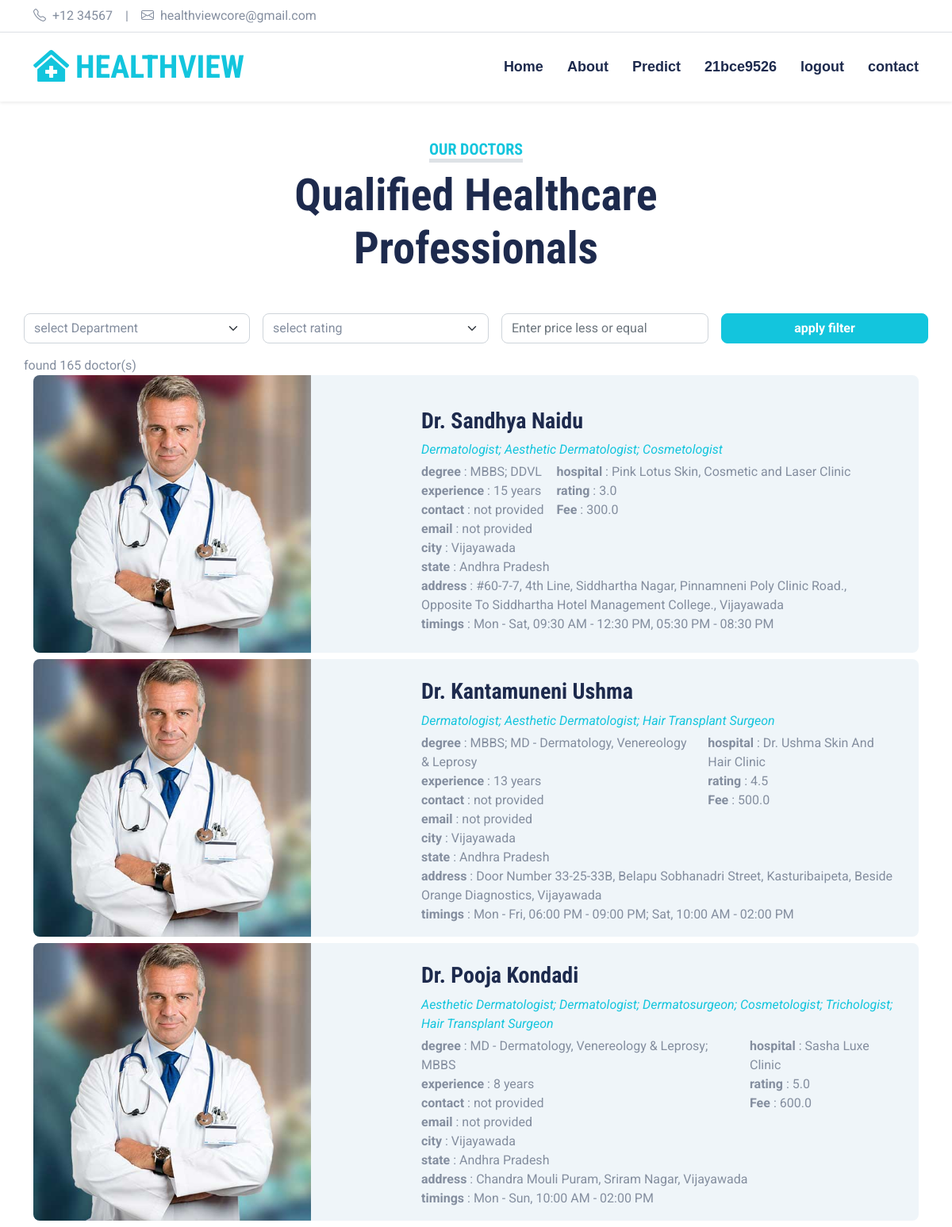
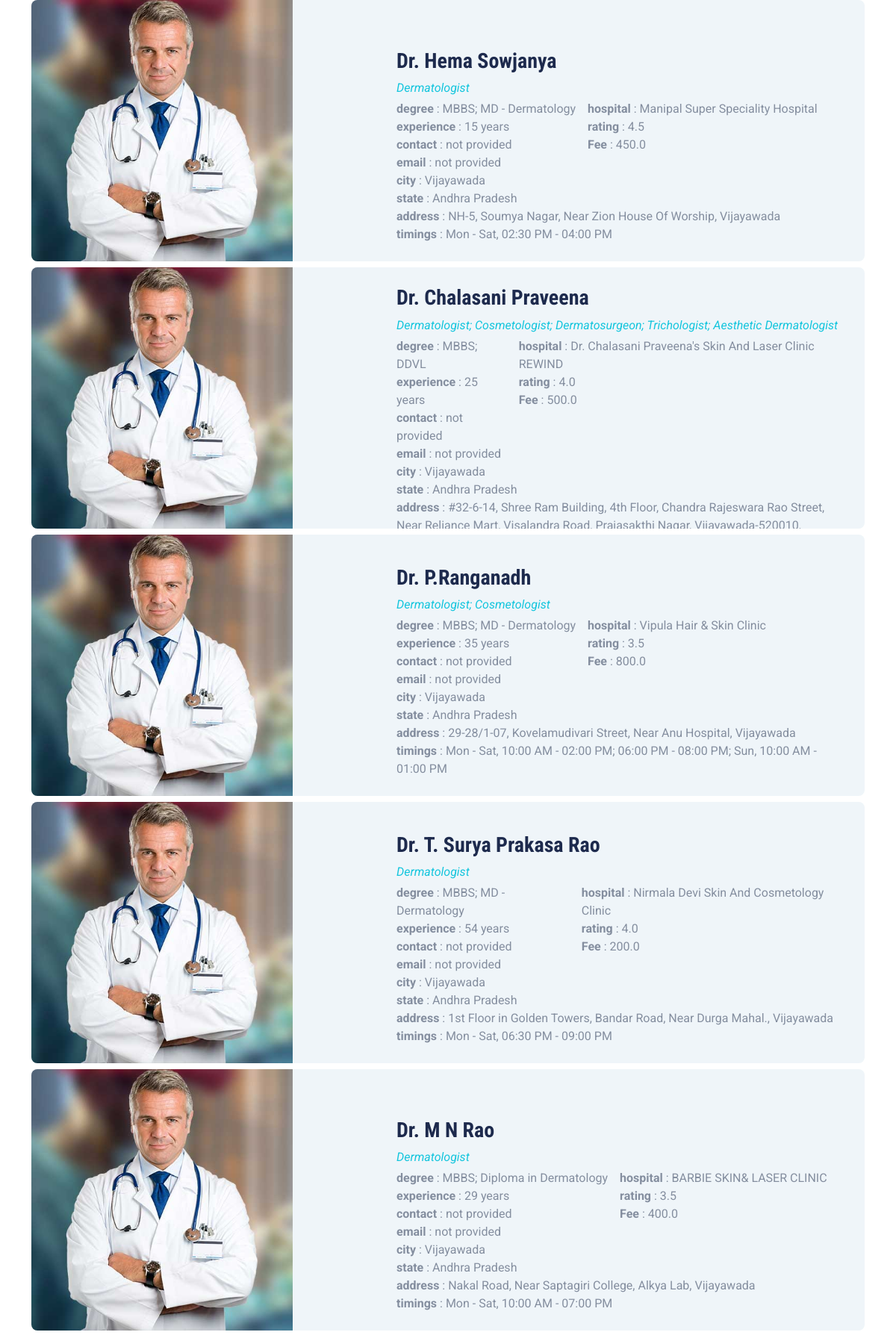
Screenshot of /doctor/search (signed in, upper part) with the database file from the repository (2 pictures, top to bottom).
### models.py (models this page shows, shortened)
class DoctorModel(db.Model):
    __tablename__ = 'doctors'
    id = db.Column(db.String(), primary_key=True, default=str(uuid4()))
    fee = db.Column(db.Float)
    age = db.Column(db.Integer())
    city = db.Column(db.String())
    email = db.Column(db.String())
    address = db.Column(db.Text())
    state = db.Column(db.String())
    rating = db.Column(db.Float)
    degree = db.Column(db.String())
    contact = db.Column(db.String())
    gender = db.Column(db.String())
    timings = db.Column(db.String())
    hospital = db.Column(db.String())
    username = db.Column(db.String())
    password = db.Column(db.String())
    experience = db.Column(db.String())
    qualification = db.Column(db.String())

### apps/doctor.py (the view, shortened to what this page needs)
@doctor.route("/search", methods=['GET', 'POST'])
def search():
    depts = [
        "Dermatologist",
        "Aesthetic Dermatologist",
        "Cosmetologist",
        "Hair Transplant Surgeon",
        "Dermatosurgeon",
        "Trichologist",
        "Sexologist",
        "Pediatric Dermatologist",
        "Immunodermatologist",
        "Vascular Surgeon",
        "Andrologist",
        "Urologist",
        "Urological Surgeon",
        "Rheumatologist",
        "General Surgeon",
        "Proctologist",
        "Laparoscopic Surgeon",
        "Advanced Laparoscopic Surgeon",
        "Advanced Laser Proctologist",
        "Pulmonologist",
        "General Physician",
        "Joint Replacement Surgeon",
        "Orthopedic Surgeon",
        "Neurologist",
        "Neurosurgeon",
        "Geriatric Neurologist",
        "Gastroenterologist",
        "Endocrinologist",
        "Interventional Cardiologist",
        "Cardiologist",
        "Orthopaedic",
        "ENT (Ear Nose Throat)",
        "Neuro Surgeon"
    ]
    d=DoctorModel.query.all()
    return render_template("doctor/find-doctor.html", depts=depts, doctor=d, cnt = len(d))

### templates/doctor/find-doctor.html (shortened to what this page needs)
{% extends 'base/base.html' %}
{% block content %}
<div class="container-fluid py-5">
    <div class="container">
        <div class="text-center mx-auto mb-5" style="max-width: 500px;">
            <h5 class="d-inline-block text-primary text-uppercase border-bottom border-5">Our Doctors</h5>
            <h1 class="display-4">Qualified Healthcare Professionals</h1>
        </div>
        <form class="row gap-3 mb-3" action="" method="post">
            <select  name="department" id="" class="col form-select">
                <option value="">select Department</option>
            </select>
            <select  name="rating" id="" class="col form-select">
                <option value="">select rating</option>
            </select>
            <input name="fee" placeholder="Enter price less or equal" type="price" class="col form-control">
            <input type="submit" value="apply filter" class="col btn btn-primary">
        </form>
        <div class="row">
            found {{ cnt }} doctor(s) &nbsp; &nbsp;
        </div>
        {% for d in doctor %}
            <div class="row mb-2">
                <div class="col team-item">
                    <div class="row g-0 bg-light rounded overflow-hidden">
                        <div class="col-12 col-sm-5 h-100">
                            <img class="img-fluid h-100" src="{{ url_for('static', filename='img/team-1.jpg' ) }}" style="object-fit: cover;">
                        </div>
                        <div class="col-12 col-sm-7 h-100 d-flex flex-column">
                            <div class="mt-auto p-4">
                                <h3>{{ d.username }}</h3>
                                <p class="fw-normal fst-italic text-primary mb-1">{{ d.qualification }}</p>
                                <div class="d-flex gap-3">
                                    <div>
                                        <p><b>degree</b> : {{ d.degree }}</p>
                                        <p><b>experience</b> : {{ d.experience }} years</p>
                                        <p><b>contact</b> : {{ d.contact }}</p>
                                        <p><b>email</b> : {{ d.email }}</p>
                                    </div>
                                    <div>
                                        <p><b>hospital</b> : {{ d.hospital }}</p>
                                        <p><b>rating</b> : {{ d.rating }}</p>
                                        <p><b>Fee</b> : {{ d.fee }}</p>
                                    </div>
                                </div>
                                <div>
                                    <p><b>city</b> : {{ d.city }}</p>
                                    <p><b>state</b> : {{ d.state }}</p>
                                    <p><b>address</b> : {{ d.address }}</p>
                                    <p><b>timings</b> : {{ d.timings }}</p>
                                </div>
                            </div>
                        </div>
                    </div>
                </div>
            </div>
        {% endfor %}
    </div>
</div>
{% endblock %}

### static/css/style.css (style rules this page uses)
:root { --primary: #13C5DD; --secondary: #354F8E; --light: #EFF5F9; --dark: #1D2A4D; }
.btn { font-weight: 700; transition: .5s; }
.btn-primary { color: #FFFFFF; }
@media (min-width: 576px) { .team-item .row { height: 350px; } }

### templates/doctor/find-doctor.html (style rules this page uses)
p { margin: 0; }

### rows the page displays
DoctorModel: username "Dr. Sandhya Naidu", qualification "Dermatologist; Aesthetic Dermatologist; Cosmetologist", degree "MBBS; DDVL", experience "15", contact "not provided", email "not provided", hospital "Pink Lotus Skin, Cosmetic and Laser Clinic", rating "3.0", fee "300.0", city "Vijayawada", state "Andhra Pradesh", address "#60-7-7, 4th Line, Siddhartha Nagar, Pinnamneni Poly Clinic Road., Opposite To Siddhartha Hotel Management College., Vijayawada", timings "Mon - Sat, 09:30 AM - 12:30 PM, 05:30 PM - 08:30 PM"
DoctorModel: username "Dr. Kantamuneni Ushma", qualification "Dermatologist; Aesthetic Dermatologist; Hair Transplant Surgeon", degree "MBBS; MD - Dermatology, Venereology & Leprosy", experience "13", contact "not provided", email "not provided", hospital "Dr. Ushma Skin And Hair Clinic", rating "4.5", fee "500.0", city "Vijayawada", state "Andhra Pradesh", address "Door Number 33-25-33B, Belapu Sobhanadri Street, Kasturibaipeta, Beside Orange Diagnostics, Vijayawada", timings "Mon - Fri, 06:00 PM - 09:00 PM; Sat, 10:00 AM - 02:00 PM"
DoctorModel: username "Dr. Pooja Kondadi", qualification "Aesthetic Dermatologist; Dermatologist; Dermatosurgeon; Cosmetologist; Trichologist; Hair Transplant Surgeon", degree "MD - Dermatology, Venereology & Leprosy; MBBS", experience "8", contact "not provided", email "not provided", hospital "Sasha Luxe Clinic", rating "5.0", fee "600.0", city "Vijayawada", state "Andhra Pradesh", address "Chandra Mouli Puram, Sriram Nagar, Vijayawada", timings "Mon - Sun, 10:00 AM - 02:00 PM"
DoctorModel: username "Dr. Hema Sowjanya", qualification "Dermatologist", degree "MBBS; MD - Dermatology", experience "15", contact "not provided", email "not provided", hospital "Manipal Super Speciality Hospital", rating "4.5", fee "450.0", city "Vijayawada", state "Andhra Pradesh", address "NH-5, Soumya Nagar, Near Zion House Of Worship, Vijayawada", timings "Mon - Sat, 02:30 PM - 04:00 PM"
DoctorModel: username "Dr. Chalasani Praveena", qualification "Dermatologist; Cosmetologist; Dermatosurgeon; Trichologist; Aesthetic Dermatologist", degree "MBBS; DDVL", experience "25", contact "not provided", email "not provided", hospital "Dr. Chalasani Praveena's Skin And Laser Clinic REWIND", rating "4.0", fee "500.0", city "Vijayawada", state "Andhra Pradesh", address "#32-6-14, Shree Ram Building, 4th Floor, Chandra Rajeswara Rao Street, Near Reliance Mart, Visalandra Road, Prajasakthi Nagar, Vijayawada-520010,…"
DoctorModel: username "Dr. P.Ranganadh", qualification "Dermatologist; Cosmetologist", degree "MBBS; MD - Dermatology", experience "35", contact "not provided", email "not provided", hospital "Vipula Hair & Skin Clinic", rating "3.5", fee "800.0", city "Vijayawada", state "Andhra Pradesh", address "29-28/1-07, Kovelamudivari Street, Near Anu Hospital, Vijayawada", timings "Mon - Sat, 10:00 AM - 02:00 PM; 06:00 PM - 08:00 PM; Sun, 10:00 AM - 01:00 PM"
DoctorModel: username "Dr. T. Surya Prakasa Rao", qualification "Dermatologist", degree "MBBS; MD - Dermatology", experience "54", contact "not provided", email "not provided", hospital "Nirmala Devi Skin And Cosmetology Clinic", rating "4.0", fee "200.0", city "Vijayawada", state "Andhra Pradesh", address "1st Floor in Golden Towers, Bandar Road, Near Durga Mahal., Vijayawada", timings "Mon - Sat, 06:30 PM - 09:00 PM"
DoctorModel: username "Dr. M N Rao", qualification "Dermatologist", degree "MBBS; Diploma in Dermatology", experience "29", contact "not provided", email "not provided", hospital "BARBIE SKIN& LASER CLINIC", rating "3.5", fee "400.0", city "Vijayawada", state "Andhra Pradesh", address "Nakal Road, Near Saptagiri College, Alkya Lab, Vijayawada", timings "Mon - Sat, 10:00 AM - 07:00 PM"

### other values shown
{{ session['current_user']['username'] }} "21bce9526"
{{ cnt }} "165"
